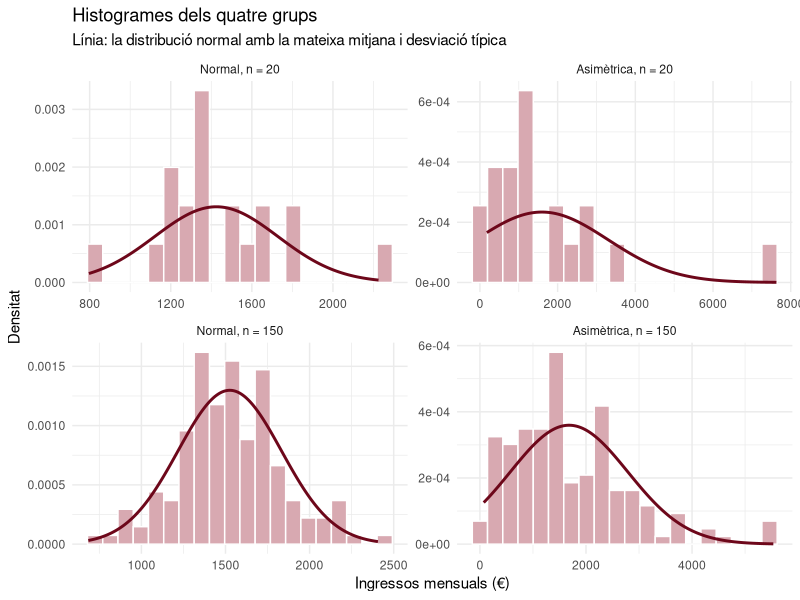
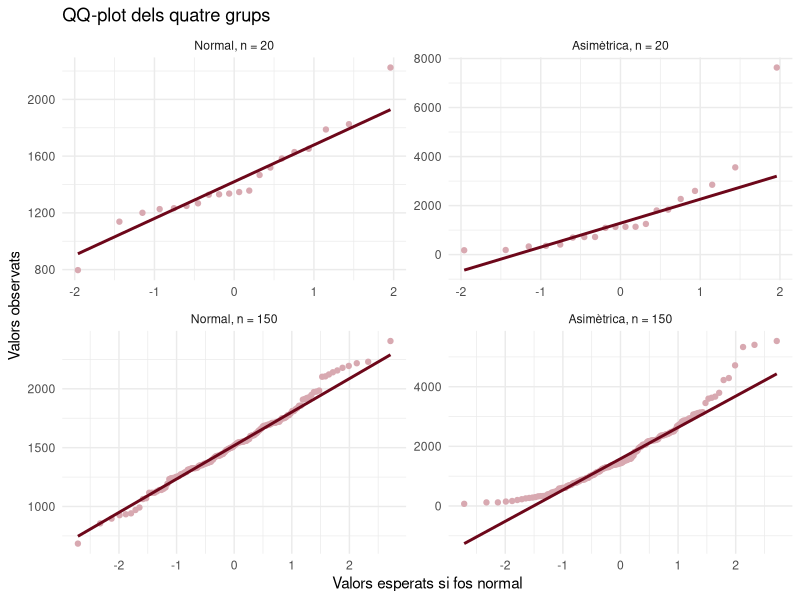
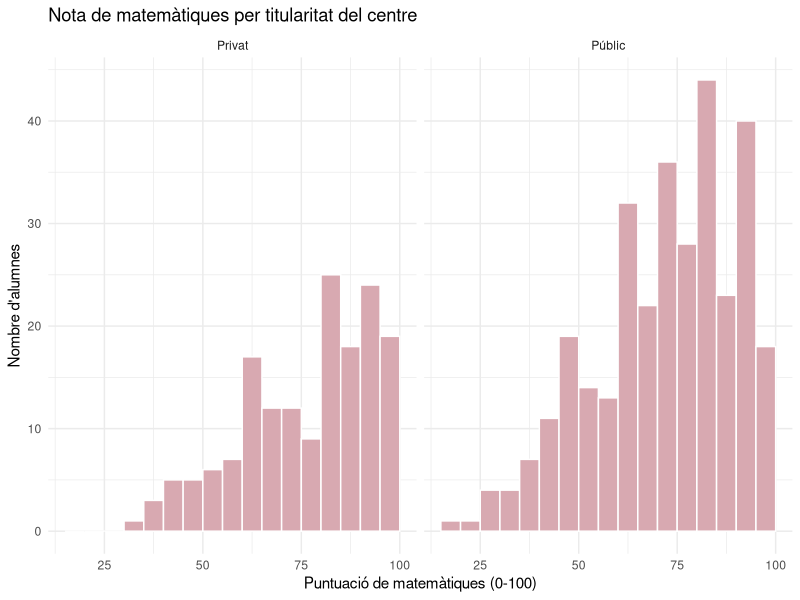

Reproduce these figures in R, in order.
## ---- chunk 1
set.seed(1234)
library(tidyverse)

bordeus      <- "#6D071A"
bordeus_clar <- "#D8A9B1"

competencies <- read_csv2("../dades/competencies.csv", show_col_types = FALSE)
## ---- chunk 2
dades <- tibble(
  grup = factor(c(rep("Normal, n = 20", 20), rep("Asimètrica, n = 20", 20),
                  rep("Normal, n = 150", 150), rep("Asimètrica, n = 150", 150)),
                levels = c("Normal, n = 20", "Asimètrica, n = 20",
                           "Normal, n = 150", "Asimètrica, n = 150")),
  ingressos = c(rnorm(20, mean = 1500, sd = 300),
                rgamma(20, shape = 2, scale = 750),
                rnorm(150, mean = 1500, sd = 300),
                rgamma(150, shape = 2, scale = 750))
)

dades |>
  group_by(grup) |>
  summarise(n = n(),
            mitjana = mean(ingressos),
            mediana = median(ingressos))
## ---- chunk 3
#| fig-height: 6
corbes <- dades |>
  group_by(grup) |>
  reframe(x = seq(min(ingressos), max(ingressos), length.out = 200),
          densitat = dnorm(x, mean(ingressos), sd(ingressos)))

ggplot(dades, aes(x = ingressos)) +
  geom_histogram(aes(y = after_stat(density)), bins = 20,
                 fill = bordeus_clar, color = "white") +
  geom_line(data = corbes, aes(x = x, y = densitat), color = bordeus, linewidth = 1) +
  facet_wrap(~ grup, scales = "free") +
  labs(title = "Histogrames dels quatre grups",
       subtitle = "Línia: la distribució normal amb la mateixa mitjana i desviació típica",
       x = "Ingressos mensuals (€)", y = "Densitat") +
  theme_minimal()
## ---- chunk 4
#| fig-height: 6
ggplot(dades, aes(sample = ingressos)) +
  stat_qq(color = bordeus_clar) +
  stat_qq_line(color = bordeus, linewidth = 1) +
  facet_wrap(~ grup, scales = "free") +
  labs(title = "QQ-plot dels quatre grups",
       x = "Valors esperats si fos normal", y = "Valors observats") +
  theme_minimal()
## ---- chunk 5
dades |>
  group_by(grup) |>
  summarise(n = n(),
            p_valor = shapiro.test(ingressos)$p.value)
## ---- chunk 6
ggplot(competencies, aes(x = nota_mat)) +
  geom_histogram(binwidth = 5, boundary = 0, fill = bordeus_clar, color = "white") +
  facet_wrap(~ titularitat) +
  labs(title = "Nota de matemàtiques per titularitat del centre",
       x = "Puntuació de matemàtiques (0-100)", y = "Nombre d'alumnes") +
  theme_minimal()

competencies |>
  group_by(titularitat) |>
  summarise(n = n(),
            p_valor_shapiro = shapiro.test(nota_mat)$p.value)
